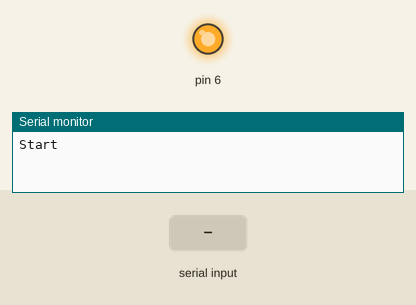
Simulated run of this sketch. Board: Arduino Mega 2560, built with avr-gcc and run on an emulated ATmega2560. On the bench: output pins drawn as LEDs (lit = HIGH), the last lines printed to the serial monitor. Inputs (shaded band) come from the test bench.

Above: at 0.11 s.
At 1.4 s:
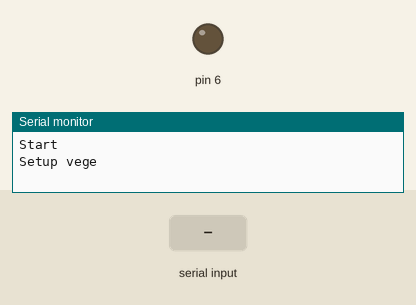
1.5 s: byte 30 received over Serial
3.0 s: byte 90 received over Serial
4.5 s: byte 120 received over Serial
Timing chart, 0 to 7.5 s (numbered marks = the images above; inputs shaded):
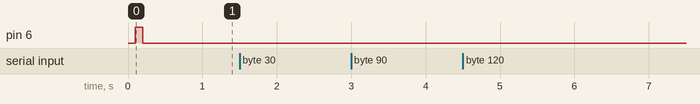

The sketch:

bluetooth_test.ino
```cpp
#include <SoftwareSerial.h>

//int bluetoothTx = 17;
//int bluetoothRx = 16;

//SoftwareSerial bluetooth(bluetoothTx, bluetoothRx, true);

void setup() {
  // put your setup code here, to run once:
 Serial.begin(9600);  // Begin the serial monitor at 9600bps

  Serial.println("Start");

  pinMode(16, OUTPUT);
  pinMode(17, INPUT);
  Serial2.begin(115200);  // The Bluetooth Mate defaults to 115200bps


  //Serial2.begin(9600);

  //bluetooth.listen();
  Serial2.print("$");  // Print three times individually
  Serial2.print("$");
  Serial2.print("$");  // Enter command mode


  delay(100);  // Short delay, wait for the Mate to send back CMD

  //Serial2.print("SU, 9600");

  pinMode(6, OUTPUT);

  digitalWrite(6, HIGH);
  delay(100);
  digitalWrite(6, LOW);


  while(Serial2.available()){
      auto asd = Serial2.read();
      Serial.print("x ");
      Serial.print((char)asd);
      //Serial2.listen();
   }
   Serial.println("Setup vege");

  Serial2.println("U,9600,N");  // Temporarily Change the baudrate to 9600, no parity
  // 115200 can be too fast at times for NewSoftSerial to relay the data reliably
  Serial2.begin(9600);  // Start bluetooth serial at 9600
  /*
  while(bluetooth.available()){
      Serial.print("x");
      Serial.print((char)bluetooth.read());
   }
   */
  /*
  bluetooth.print("$$$");
  delay(100);

*/
//bluetooth.begin(9600);
}

void loop() {

  //bluetooth.begin(9600);

  // put your main code here, to run repeatedly:
   if(Serial2.available()){
      //Serial.print("kaptuk: ");
      digitalWrite(6, HIGH);
      delay(500);
      digitalWrite(6, LOW);

      Serial.print((char)Serial2.read());
   }

   if(Serial.available()){
      //Serial.println("elkuldtuk: ");
      char ch = (char)Serial.read();
      Serial.println(/*(char)*/ch);
      Serial2.print(/*(char)*/ch);
   }
}
```
